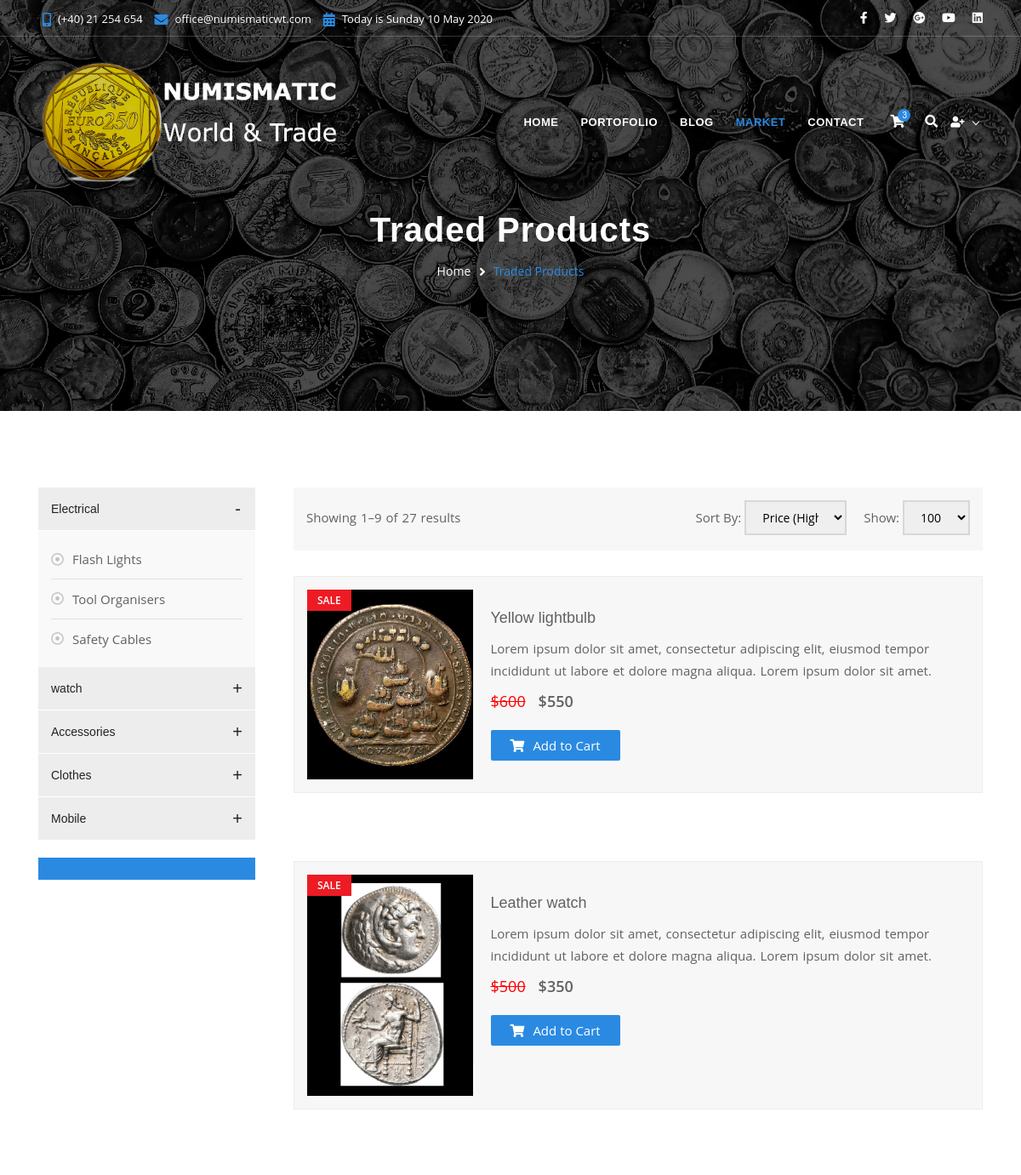
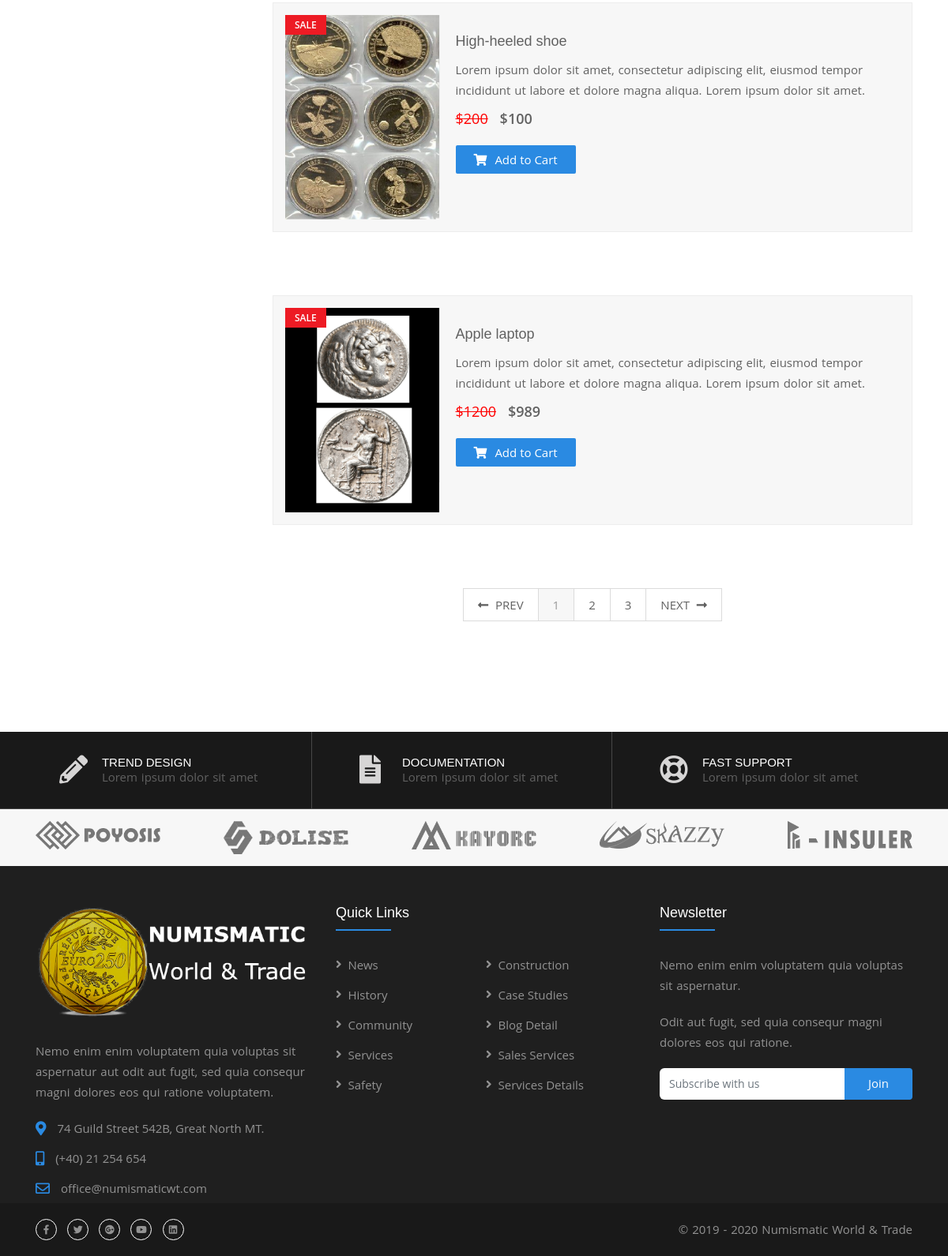
/market.php, run on the app's committed database (2 pictures, top to bottom).
### tables this page shows
CREATE TABLE `menu_items` (
  `id` smallint(6) NOT NULL,
  `menu_id` tinyint(4) NOT NULL,
  `parent_id` tinyint(3) NOT NULL DEFAULT '0',
  `url` varchar(512) NOT NULL,
  `text` char(60) DEFAULT NULL,
  `icon` char(50) DEFAULT NULL,
  `created_at` datetime NOT NULL DEFAULT CURRENT_TIMESTAMP,
  `updated_at` datetime NOT NULL DEFAULT CURRENT_TIMESTAMP ON UPDATE CURRENT_TIMESTAMP
);

CREATE TABLE `market` (
  `id` int(255) NOT NULL,
  `name` char(20) NOT NULL,
  `description` char(255) NOT NULL,
  `price` smallint(255) NOT NULL,
  `old_price` smallint(255) NOT NULL,
  `link` char(255) NOT NULL,
  `image` char(255) NOT NULL,
  `date_added` datetime NOT NULL DEFAULT CURRENT_TIMESTAMP ON UPDATE CURRENT_TIMESTAMP
);

CREATE TABLE `partners` (
  `id` smallint(50) NOT NULL,
  `item_logo` char(100) NOT NULL,
  `created_at` datetime NOT NULL DEFAULT CURRENT_TIMESTAMP,
  `updated_at` datetime NOT NULL DEFAULT CURRENT_TIMESTAMP ON UPDATE CURRENT_TIMESTAMP
);

### lib/social-media.php (called while the page is built)
<?php
$media = 'WHERE `parent_id` = 1';
getLinksFromDB($conn, "menu_items", '<li><a href="', 'url', '"><i class="',$media,'icon','"></i></a></li>');
?>

### lib/functions.php (the view, shortened to what this page needs)
<?php
function lnk(string $uri): string
{
    return BASE_URL . $uri;
}
function buildHeadLinks(array $menuLnk, bool $includeHomeLink = true): string
{
    $headLinks = "<ul>";
    if ($includeHomeLink) {
        $headLinks .= '<li><a href="' . lnk("index.php") . '">Home</a></li>' . PHP_EOL;
    }
    foreach ($menuLnk as $title => $link) {
        if ($link == "javascript:void(0)") {
            $headLinks .= '<li><a href="javascript:void(0)">' . $title . '</a></li>' . PHP_EOL;
        } else {
            $headLinks .= "<li><a href='" . lnk($link) . "'>{$title}</a></li>" . PHP_EOL;
        }
    }
    return $headLinks . "</ul>";
}
function getLinksFromDB(mysqli $conn,
                        string $table,
                        string $text1,
                        string $type1,
                        string $text2,
                        string $index = '',
                        string $type2 = '',
                        string $text3 = ''): void
{
    $sqlQuery = "SELECT * FROM `{$table}` {$index}";
    $result = mysqli_query($conn, $sqlQuery);
    $items = mysqli_fetch_all($result, MYSQLI_ASSOC);
    foreach ($items as $column):
        echo $text1 . $column["$type1"] . $text2 . ($column["$type2"] ?? '') . $text3 . PHP_EOL;
    endforeach;
}
function getObjects(mysqli $conn, string $query): array
{
    $result = mysqli_query($conn, $query);
    $getObjects = mysqli_fetch_all($result, MYSQLI_ASSOC);
    return $getObjects;
}

### market.php (shortened to what this page needs)
<?php require_once "php_project.php"; ?>
<?php
$products = getObjects($conn, "SELECT * FROM `market`");
?>
<?php include_once "header-footer/header.php"; ?>
    <section>
        <div class="container">
            <div class="row">
                <div class="col-lg-3 col-md-12">
                    <div id="accordion" class="accordion-style2 margin-20px-bottom">
                        <div class="card">
                            <div class="card-header" id="headingOne">
                                <h5 class="mb-0">
                                    <button class="btn btn-link" data-toggle="collapse" data-target="#collapseOne"
                                            aria-expanded="true" aria-controls="collapseOne"> Electrical
                                    </button>
                                </h5>
                            </div>
                            <div id="collapseOne" class="collapse show" aria-labelledby="headingOne"
                                 data-parent="#accordion">
                                <div class="card-body">
                                    <ul class="list-style-5">
                                        <li><a href="javascript:void(0)">Flash Lights</a></li>
                                        <li><a href="javascript:void(0)">Tool Organisers</a></li>
                                        <li><a href="javascript:void(0)">Safety Cables</a></li>
                                    </ul>
                                </div>
                            </div>
                        </div>
                        <div class="card">
                            <div class="card-header" id="headingTwo">
                                <h5 class="mb-0">
                                    <button class="btn btn-link collapsed" data-toggle="collapse"
                                            data-target="#collapseTwo" aria-expanded="false"
                                            aria-controls="collapseTwo">
                                        watch
                                    </button>
                                </h5>
                            </div>
                        </div>
                        <div class="card">
                            <div class="card-header" id="headingThree">
                                <h5 class="mb-0">
                                    <button class="btn btn-link collapsed" data-toggle="collapse"
                                            data-target="#collapseThree" aria-expanded="false"
                                            aria-controls="collapseThree">
                                        Accessories
                                    </button>
                                </h5>
                            </div>
                        </div>
                        <div class="card">
                            <div class="card-header" id="headingFour">
                                <h5 class="mb-0">
                                    <button class="btn btn-link collapsed" data-toggle="collapse"
                                            data-target="#collapseFour" aria-expanded="false"
                                            aria-controls="collapseFour">
                                        Clothes
                                    </button>
                                </h5>
                            </div>
                        </div>
                        <div class="card">
                            <div class="card-header" id="headingFive">
                                <h5 class="mb-0">
                                    <button class="btn btn-link collapsed" data-toggle="collapse"
                                            data-target="#collapseFive" aria-expanded="false"
                                            aria-controls="collapseFive">
                                        Mobile
                                    </button>
                                </h5>
                            </div>
                        </div>
                    </div>
                    <div class="offer-banner bg-theme text-center sm-display-none">
                    </div>
                </div>
                <div class="col-lg-9 col-md-12 padding-30px-left sm-padding-15px-lr">
                    <div class="row margin-30px-bottom sm-margin-20px-bottom">
                        <div class="col-12">
                            <div class="float-left bg-light-gray width-100 padding-10px-tb padding-15px-lr">
                                <div class="float-left xs-width-100 text-center">
                                    <p class="no-margin line-height-50">Showing 1–9 of 27 results</p>
                                </div>
                                <div class="float-right margin-5px-top xs-no-margin-top xs-width-100 text-center">
                                    <div class="float-right xs-float-none xs-width-100 xs-margin-15px-bottom">
                                        <label>Show:</label>
                                        <label>
                                            <select class="width-auto display-inline-block no-margin">
                                                <option value="#?limit=100" selected="">100</option>
                                            </select>
                                        </label>
                                    </div>
                                    <div class="float-right margin-20px-right xs-float-none xs-width-100 xs-no-margin-right xs-margin-10px-bottom">
                                        <label>Sort By:</label>
                                        <label>
                                            <select class="width-120px display-inline-block no-margin">
                                                <option value="#?sort=p.price&amp;order=DESC" selected="">Price (High
                                                    &gt; Low)
                                                </option>
                                            </select>
                                        </label>
                                    </div>
                                </div>
                            </div>
                        </div>
                    </div>
                    <?php foreach ($products as $product) include "lib/market-product.php"; ?>
                    <div class="row">
                        <div class="col-12 no-padding sm-padding-15px-lr">
                            <div class="pagination text-small text-uppercase text-extra-dark-gray">
                                <ul>
                                    <li><a href="javascript:void(0);"><i
                                                    class="fas fa-long-arrow-alt-left margin-5px-right xs-display-none"></i>
                                            Prev</a></li>
                                    <li class="active"><a href="javascript:void(0);">1</a></li>
                                    <li><a href="javascript:void(0);">2</a></li>
                                    <li><a href="javascript:void(0);">3</a></li>
                                    <li><a href="javascript:void(0);">Next <i
                                                    class="fas fa-long-arrow-alt-right margin-5px-left xs-display-none"></i></a>
                                    </li>
                                </ul>
                            </div>
                        </div>
                    </div>
                </div>
            </div>
        </div>
    </section>
<?php include_once "header-footer/footer.php"; ?>

### lib/market-product.php
<div class="row product-list margin-50px-bottom sm-margin-30px-bottom">
    <div class="col-12 margin-30px-bottom sm-margin-20px-bottom">
        <div class="border border-color-extra-light-gray float-left width-100 bg-light-gray">
            <a href="<?php echo $product['link']; ?>" class="product-block width-25 xs-width-35 float-left position-relative">
                <div class="label-offer bg-red">Sale</div><img src="<?php echo $product['image']; ?>" alt="" />
            </a>
            <div class="float-right width-75 xs-width-65 padding-20px-all bg-light-gray border-color-extra-light-gray  border-left">
                <div class="text-left">
                    <h3 class="font-size18 sm-font-size16 margin-10px-bottom"><a href="<?php echo $product['link']; ?>"><?php echo $product['name']; ?></a></h3>
                    <p class="margin-10px-bottom"><?php echo $product['description']; ?></p>
                    <p>
                        <span class="red line-through margin-10px-right font-size18">$<?php echo $product['price']; ?></span>
                        <span class="font-size18 font-weight-600">$<?php echo $product['old_price']; ?></span>
                    </p>
                </div>
                <div class="buttons">
                    <a href="javascript:void(0)" class="butn theme"><span><i class="fas fa-shopping-cart margin-10px-right"></i>Add to Cart</span></a>
                </div>
            </div>
        </div>
    </div>
</div>

### data on the page
menu_items: text "HOME"
menu_items: text "PORTOFOLIO"
menu_items: text "BLOG"
menu_items: text "MARKET"
menu_items: text "CONTACT"
market: image (picture), name "Yellow lightbulb", description "Lorem ipsum dolor sit amet, consectetur adipiscing elit, eiusmod tempor incididunt ut labore et dolore magna aliqua. Lorem ipsum dolor sit amet.", price "600", old_price "550"
market: image (picture), name "Leather watch", description "Lorem ipsum dolor sit amet, consectetur adipiscing elit, eiusmod tempor incididunt ut labore et dolore magna aliqua. Lorem ipsum dolor sit amet.", price "500", old_price "350"
market: image (picture), name "High-heeled shoe", description "Lorem ipsum dolor sit amet, consectetur adipiscing elit, eiusmod tempor incididunt ut labore et dolore magna aliqua. Lorem ipsum dolor sit amet.", price "200", old_price "100"
market: image (picture), name "Apple laptop", description "Lorem ipsum dolor sit amet, consectetur adipiscing elit, eiusmod tempor incididunt ut labore et dolore magna aliqua. Lorem ipsum dolor sit amet.", price "1200", old_price "989"
partners: item_logo (picture)
partners: item_logo (picture)
partners: item_logo (picture)
partners: item_logo (picture)
partners: item_logo (picture)
menu_items: text "News"
menu_items: text "History"
menu_items: text "Community"
menu_items: text "Services"
menu_items: text "Safety"
menu_items: text "Construction"
menu_items: text "Case Studies"
menu_items: text "Blog Detail"
menu_items: text "Sales Services"
menu_items: text "Services Details"

### other printed values
$pageTitle "Traded Products"
$title "Traded Products"
